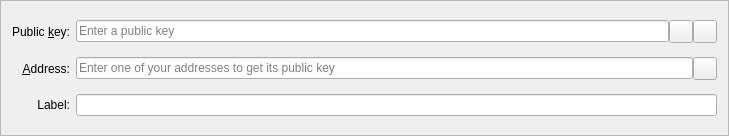
<?xml version="1.0" encoding="UTF-8"?>
<ui version="4.0">
 <class>MultisigAddressEntry</class>
 <widget class="QFrame" name="MultisigAddressEntry">
  <property name="geometry">
   <rect>
    <x>0</x>
    <y>0</y>
    <width>729</width>
    <height>136</height>
   </rect>
  </property>
  <property name="windowTitle">
   <string>Form</string>
  </property>
  <property name="frameShape">
   <enum>QFrame::StyledPanel</enum>
  </property>
  <property name="frameShadow">
   <enum>QFrame::Sunken</enum>
  </property>
  <layout class="QGridLayout" name="gridLayout">
   <item row="0" column="0">
    <widget class="QLabel" name="pubkeyLabel">
     <property name="text">
      <string>Public &amp;key:</string>
     </property>
     <property name="alignment">
      <set>Qt::AlignRight|Qt::AlignTrailing|Qt::AlignVCenter</set>
     </property>
     <property name="buddy">
      <cstring>pubkey</cstring>
     </property>
    </widget>
   </item>
   <item row="0" column="1">
    <layout class="QHBoxLayout" name="pubkeyLayout">
     <property name="spacing">
      <number>0</number>
     </property>
     <item>
      <widget class="QValidatedLineEdit" name="pubkey">
       <property name="toolTip">
        <string>The public key of an address</string>
       </property>
       <property name="placeholderText">
        <string>Enter a public key</string>
       </property>
      </widget>
     </item>
     <item>
      <widget class="QToolButton" name="pasteButton">
       <property name="toolTip">
        <string>Paste public key from clipboard</string>
       </property>
       <property name="text">
        <string/>
       </property>
       <property name="icon">
        <iconset resource="../sector.qrc">
         <normaloff>:/icons/editpaste</normaloff>:/icons/editpaste</iconset>
       </property>
       <property name="shortcut">
        <string>Alt+P</string>
       </property>
      </widget>
     </item>
     <item>
      <widget class="QToolButton" name="deleteButton">
       <property name="toolTip">
        <string>Remove this public key</string>
       </property>
       <property name="text">
        <string/>
       </property>
       <property name="icon">
        <iconset resource="../sector.qrc">
         <normaloff>:/icons/remove</normaloff>:/icons/remove</iconset>
       </property>
      </widget>
     </item>
    </layout>
   </item>
   <item row="1" column="0">
    <widget class="QLabel" name="addressLabel">
     <property name="text">
      <string>&amp;Address:</string>
     </property>
     <property name="alignment">
      <set>Qt::AlignRight|Qt::AlignTrailing|Qt::AlignVCenter</set>
     </property>
     <property name="buddy">
      <cstring>address</cstring>
     </property>
    </widget>
   </item>
   <item row="1" column="1">
    <layout class="QHBoxLayout" name="addressLayout">
     <property name="spacing">
      <number>0</number>
     </property>
     <item>
      <widget class="QValidatedLineEdit" name="address">
       <property name="enabled">
        <bool>true</bool>
       </property>
       <property name="toolTip">
        <string>Address associated to the public key</string>
       </property>
       <property name="placeholderText">
        <string>Enter one of your addresses to get its public key</string>
       </property>
      </widget>
     </item>
     <item>
      <widget class="QToolButton" name="addressBookButton">
       <property name="toolTip">
        <string>Choose address from address book</string>
       </property>
       <property name="text">
        <string/>
       </property>
       <property name="icon">
        <iconset resource="../sector.qrc">
         <normaloff>:/icons/address-book</normaloff>:/icons/address-book</iconset>
       </property>
       <property name="shortcut">
        <string>Alt+A</string>
       </property>
      </widget>
     </item>
    </layout>
   </item>
   <item row="2" column="0">
    <widget class="QLabel" name="labelLabel">
     <property name="text">
      <string>Label:</string>
     </property>
     <property name="alignment">
      <set>Qt::AlignRight|Qt::AlignTrailing|Qt::AlignVCenter</set>
     </property>
    </widget>
   </item>
   <item row="2" column="1">
    <widget class="QValidatedLineEdit" name="label">
     <property name="enabled">
      <bool>true</bool>
     </property>
     <property name="toolTip">
      <string>Address associated to the public key</string>
     </property>
     <property name="readOnly">
      <bool>true</bool>
     </property>
    </widget>
   </item>
  </layout>
 </widget>
 <customwidgets>
  <customwidget>
   <class>QValidatedLineEdit</class>
   <extends>QLineEdit</extends>
   <header>qvalidatedlineedit.h</header>
  </customwidget>
 </customwidgets>
 <resources>
  <include location="../sector.qrc"/>
 </resources>
 <connections/>
</ui>
